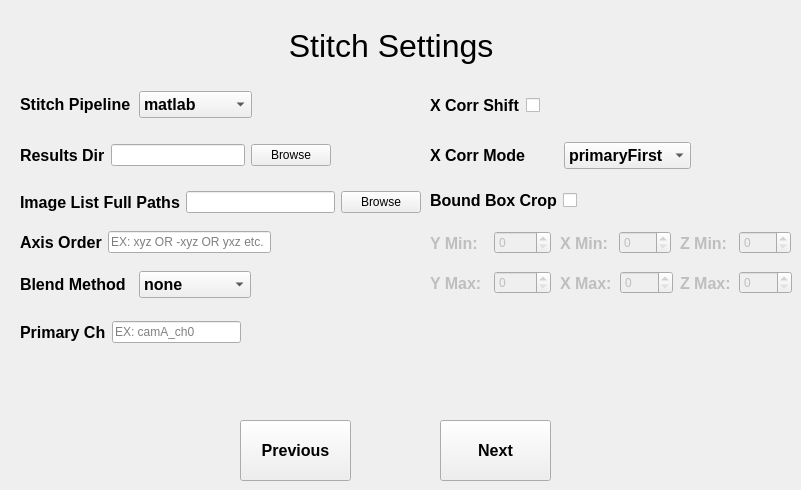
    <widget class="QWidget" name="Stitch">
     <attribute name="title">
      <string>Stitch</string>
     </attribute>
     <widget class="QLabel" name="stitchSettingsLabel">
      <property name="geometry">
       <rect>
        <x>280</x>
        <y>10</y>
        <width>251</width>
        <height>71</height>
       </rect>
      </property>
      <property name="font">
       <font>
        <pointsize>24</pointsize>
       </font>
      </property>
      <property name="text">
       <string> Stitch Settings</string>
      </property>
     </widget>
     <widget class="QPushButton" name="stitchPreviousButton">
      <property name="geometry">
       <rect>
        <x>240</x>
        <y>420</y>
        <width>111</width>
        <height>61</height>
       </rect>
      </property>
      <property name="font">
       <font>
        <pointsize>12</pointsize>
        <weight>75</weight>
        <bold>true</bold>
       </font>
      </property>
      <property name="text">
       <string>Previous</string>
      </property>
     </widget>
     <widget class="QPushButton" name="stitchNextButton">
      <property name="geometry">
       <rect>
        <x>440</x>
        <y>420</y>
        <width>111</width>
        <height>61</height>
       </rect>
      </property>
      <property name="font">
       <font>
        <pointsize>12</pointsize>
        <weight>75</weight>
        <bold>true</bold>
       </font>
      </property>
      <property name="text">
       <string>Next</string>
      </property>
     </widget>
     <widget class="QWidget" name="layoutWidget_4">
      <property name="geometry">
       <rect>
        <x>430</x>
        <y>190</y>
        <width>167</width>
        <height>21</height>
       </rect>
      </property>
      <layout class="QHBoxLayout" name="horizontalLayout_2">
       <item>
        <widget class="QLabel" name="boundBoxCropLabel">
         <property name="font">
          <font>
           <pointsize>12</pointsize>
           <weight>75</weight>
           <bold>true</bold>
          </font>
         </property>
         <property name="text">
          <string>Bound Box Crop</string>
         </property>
        </widget>
       </item>
       <item>
        <widget class="QCheckBox" name="boundBoxCheckBox">
         <property name="text">
          <string/>
         </property>
        </widget>
       </item>
      </layout>
     </widget>
     <widget class="QWidget" name="layoutWidget_5">
      <property name="geometry">
       <rect>
        <x>20</x>
        <y>320</y>
        <width>221</width>
        <height>25</height>
       </rect>
      </property>
      <layout class="QHBoxLayout" name="horizontalLayout_5">
       <item>
        <widget class="QLabel" name="primaryCHLabel">
         <property name="enabled">
          <bool>true</bool>
         </property>
         <property name="font">
          <font>
           <pointsize>12</pointsize>
           <weight>75</weight>
           <bold>true</bold>
          </font>
         </property>
         <property name="text">
          <string>Primary Ch</string>
         </property>
        </widget>
       </item>
       <item>
        <widget class="QLineEdit" name="primaryCHLineEdit">
         <property name="enabled">
          <bool>true</bool>
         </property>
         <property name="text">
          <string/>
         </property>
         <property name="maxLength">
          <number>32763</number>
         </property>
         <property name="alignment">
          <set>Qt::AlignLeading|Qt::AlignLeft|Qt::AlignVCenter</set>
         </property>
         <property name="placeholderText">
          <string>EX: camA_ch0</string>
         </property>
        </widget>
       </item>
      </layout>
     </widget>
     <widget class="QWidget" name="layoutWidget_11">
      <property name="geometry">
       <rect>
        <x>560</x>
        <y>230</y>
        <width>111</width>
        <height>26</height>
       </rect>
      </property>
      <layout class="QHBoxLayout" name="horizontalLayout_10">
       <item>
        <widget class="QLabel" name="boundBoxXMinLabel">
         <property name="enabled">
          <bool>false</bool>
         </property>
         <property name="font">
          <font>
           <pointsize>12</pointsize>
           <weight>75</weight>
           <bold>true</bold>
          </font>
         </property>
         <property name="text">
          <string>X Min:</string>
         </property>
        </widget>
       </item>
       <item>
        <widget class="QSpinBox" name="boundBoxXMinSpinBox">
         <property name="enabled">
          <bool>false</bool>
         </property>
        </widget>
       </item>
      </layout>
     </widget>
     <widget class="QWidget" name="layoutWidget_12">
      <property name="geometry">
       <rect>
        <x>680</x>
        <y>230</y>
        <width>111</width>
        <height>26</height>
       </rect>
      </property>
      <layout class="QHBoxLayout" name="horizontalLayout_11">
       <item>
        <widget class="QLabel" name="boundBoxZMinLabel">
         <property name="enabled">
          <bool>false</bool>
         </property>
         <property name="font">
          <font>
           <pointsize>12</pointsize>
           <weight>75</weight>
           <bold>true</bold>
          </font>
         </property>
         <property name="text">
          <string>Z Min:</string>
         </property>
        </widget>
       </item>
       <item>
        <widget class="QSpinBox" name="boundBoxZMinSpinBox">
         <property name="enabled">
          <bool>false</bool>
         </property>
        </widget>
       </item>
      </layout>
     </widget>
     <widget class="QWidget" name="layoutWidget_13">
      <property name="geometry">
       <rect>
        <x>430</x>
        <y>270</y>
        <width>121</width>
        <height>26</height>
       </rect>
      </property>
      <layout class="QHBoxLayout" name="horizontalLayout_12">
       <item>
        <widget class="QLabel" name="boundBoxYMaxLabel">
         <property name="enabled">
          <bool>false</bool>
         </property>
         <property name="font">
          <font>
           <pointsize>12</pointsize>
           <weight>75</weight>
           <bold>true</bold>
          </font>
         </property>
         <property name="text">
          <string>Y Max:</string>
         </property>
        </widget>
       </item>
       <item>
        <widget class="QSpinBox" name="boundBoxYMaxSpinBox">
         <property name="enabled">
          <bool>false</bool>
         </property>
        </widget>
       </item>
      </layout>
     </widget>
     <widget class="QWidget" name="layoutWidget_14">
      <property name="geometry">
       <rect>
        <x>560</x>
        <y>270</y>
        <width>113</width>
        <height>26</height>
       </rect>
      </property>
      <layout class="QHBoxLayout" name="horizontalLayout_13">
       <item>
        <widget class="QLabel" name="boundBoxXMaxLabel">
         <property name="enabled">
          <bool>false</bool>
         </property>
         <property name="font">
          <font>
           <pointsize>12</pointsize>
           <weight>75</weight>
           <bold>true</bold>
          </font>
         </property>
         <property name="text">
          <string>X Max:</string>
         </property>
        </widget>
       </item>
       <item>
        <widget class="QSpinBox" name="boundBoxXMaxSpinBox">
         <property name="enabled">
          <bool>false</bool>
         </property>
        </widget>
       </item>
      </layout>
     </widget>
     <widget class="QWidget" name="layoutWidget_15">
      <property name="geometry">
       <rect>
        <x>680</x>
        <y>270</y>
        <width>112</width>
        <height>26</height>
       </rect>
      </property>
      <layout class="QHBoxLayout" name="horizontalLayout_14">
       <item>
        <widget class="QLabel" name="boundBoxZMaxLabel">
         <property name="enabled">
          <bool>false</bool>
         </property>
         <property name="font">
          <font>
           <pointsize>12</pointsize>
           <weight>75</weight>
           <bold>true</bold>
          </font>
         </property>
         <property name="text">
          <string>Z Max:</string>
         </property>
        </widget>
       </item>
       <item>
        <widget class="QSpinBox" name="boundBoxZMaxSpinBox">
         <property name="enabled">
          <bool>false</bool>
         </property>
        </widget>
       </item>
      </layout>
     </widget>
     <widget class="QWidget" name="layoutWidget">
      <property name="geometry">
       <rect>
        <x>20</x>
        <y>140</y>
        <width>311</width>
        <height>31</height>
       </rect>
      </property>
      <layout class="QHBoxLayout" name="horizontalLayout_23">
       <item>
        <widget class="QLabel" name="resultsDirLabel">
         <property name="font">
          <font>
           <pointsize>12</pointsize>
           <weight>75</weight>
           <bold>true</bold>
          </font>
         </property>
         <property name="text">
          <string>Results Dir</string>
         </property>
        </widget>
       </item>
       <item>
        <widget class="QLineEdit" name="resultsDirLineEdit">
         <property name="text">
          <string/>
         </property>
         <property name="alignment">
          <set>Qt::AlignLeading|Qt::AlignLeft|Qt::AlignVCenter</set>
         </property>
        </widget>
       </item>
       <item>
        <widget class="QPushButton" name="resultsDirBrowseButton">
         <property name="text">
          <string>Browse</string>
         </property>
        </widget>
       </item>
      </layout>
     </widget>
     <widget class="QWidget" name="layoutWidget">
      <property name="geometry">
       <rect>
        <x>20</x>
        <y>190</y>
        <width>401</width>
        <height>25</height>
       </rect>
      </property>
      <layout class="QHBoxLayout" name="horizontalLayout_24">
       <item>
        <widget class="QLabel" name="imageListFullPathsLabel">
         <property name="font">
          <font>
           <pointsize>12</pointsize>
           <weight>75</weight>
           <bold>true</bold>
          </font>
         </property>
         <property name="text">
          <string>Image List Full Paths</string>
         </property>
        </widget>
       </item>
       <item>
        <widget class="QLineEdit" name="imageListFullPathsLineEdit">
         <property name="alignment">
          <set>Qt::AlignLeading|Qt::AlignLeft|Qt::AlignVCenter</set>
         </property>
        </widget>
       </item>
       <item>
        <widget class="QPushButton" name="imageListFullPathsBrowseButton">
         <property name="text">
          <string>Browse</string>
         </property>
        </widget>
       </item>
      </layout>
     </widget>
     <widget class="QWidget" name="layoutWidget">
      <property name="geometry">
       <rect>
        <x>20</x>
        <y>230</y>
        <width>251</width>
        <height>25</height>
       </rect>
      </property>
      <layout class="QHBoxLayout" name="horizontalLayout_25">
       <item>
        <widget class="QLabel" name="axisOrderLabel">
         <property name="font">
          <font>
           <pointsize>12</pointsize>
           <weight>75</weight>
           <bold>true</bold>
          </font>
         </property>
         <property name="text">
          <string>Axis Order</string>
         </property>
        </widget>
       </item>
       <item>
        <widget class="QLineEdit" name="axisOrderLineEdit">
         <property name="alignment">
          <set>Qt::AlignLeading|Qt::AlignLeft|Qt::AlignVCenter</set>
         </property>
         <property name="placeholderText">
          <string>EX: xyz OR -xyz OR yxz etc.</string>
         </property>
        </widget>
       </item>
      </layout>
     </widget>
     <widget class="QWidget" name="layoutWidget">
      <property name="geometry">
       <rect>
        <x>20</x>
        <y>270</y>
        <width>231</width>
        <height>29</height>
       </rect>
      </property>
      <layout class="QHBoxLayout" name="horizontalLayout_26">
       <item>
        <widget class="QLabel" name="blendMethodLabel">
         <property name="font">
          <font>
           <pointsize>12</pointsize>
           <weight>75</weight>
           <bold>true</bold>
          </font>
         </property>
         <property name="text">
          <string>Blend Method</string>
         </property>
        </widget>
       </item>
       <item>
        <widget class="QComboBox" name="blendMethodComboBox">
         <property name="font">
          <font>
           <pointsize>12</pointsize>
           <weight>75</weight>
           <bold>true</bold>
          </font>
         </property>
         <property name="editable">
          <bool>false</bool>
         </property>
         <property name="currentText">
          <string>none</string>
         </property>
         <item>
          <property name="text">
           <string>none</string>
          </property>
         </item>
         <item>
          <property name="text">
           <string>mean</string>
          </property>
         </item>
         <item>
          <property name="text">
           <string>median</string>
          </property>
         </item>
         <item>
          <property name="text">
           <string>max</string>
          </property>
         </item>
         <item>
          <property name="text">
           <string>feather</string>
          </property>
         </item>
        </widget>
       </item>
      </layout>
     </widget>
     <widget class="QWidget" name="layoutWidget">
      <property name="geometry">
       <rect>
        <x>430</x>
        <y>90</y>
        <width>127</width>
        <height>31</height>
       </rect>
      </property>
      <layout class="QHBoxLayout" name="horizontalLayout_27">
       <item>
        <widget class="QLabel" name="xCorrShiftLabel">
         <property name="font">
          <font>
           <pointsize>12</pointsize>
           <weight>75</weight>
           <bold>true</bold>
          </font>
         </property>
         <property name="text">
          <string>X Corr Shift</string>
         </property>
        </widget>
       </item>
       <item>
        <widget class="QCheckBox" name="xCorrShiftCheckBox">
         <property name="text">
          <string/>
         </property>
        </widget>
       </item>
      </layout>
     </widget>
     <widget class="QWidget" name="layoutWidget">
      <property name="geometry">
       <rect>
        <x>430</x>
        <y>140</y>
        <width>261</width>
        <height>31</height>
       </rect>
      </property>
      <layout class="QHBoxLayout" name="horizontalLayout_28">
       <item>
        <widget class="QLabel" name="xCorrModeLabel">
         <property name="font">
          <font>
           <pointsize>12</pointsize>
           <weight>75</weight>
           <bold>true</bold>
          </font>
         </property>
         <property name="text">
          <string>X Corr Mode</string>
         </property>
        </widget>
       </item>
       <item>
        <widget class="QComboBox" name="xCorrModeComboBox">
         <property name="font">
          <font>
           <pointsize>12</pointsize>
           <weight>75</weight>
           <bold>true</bold>
          </font>
         </property>
         <property name="editable">
          <bool>false</bool>
         </property>
         <property name="currentText">
          <string>primaryFirst</string>
         </property>
         <item>
          <property name="text">
           <string>primaryFirst</string>
          </property>
         </item>
         <item>
          <property name="text">
           <string>primary</string>
          </property>
         </item>
         <item>
          <property name="text">
           <string>all</string>
          </property>
         </item>
        </widget>
       </item>
      </layout>
     </widget>
     <widget class="QWidget" name="layoutWidget">
      <property name="geometry">
       <rect>
        <x>20</x>
        <y>90</y>
        <width>232</width>
        <height>29</height>
       </rect>
      </property>
      <layout class="QHBoxLayout" name="horizontalLayout_22">
       <item>
        <widget class="QLabel" name="stitchPipelineLabel">
         <property name="font">
          <font>
           <pointsize>12</pointsize>
           <weight>75</weight>
           <bold>true</bold>
          </font>
         </property>
         <property name="text">
          <string>Stitch Pipeline</string>
         </property>
        </widget>
       </item>
       <item>
        <widget class="QComboBox" name="stitchPipelineComboBox">
         <property name="font">
          <font>
           <pointsize>12</pointsize>
           <weight>75</weight>
           <bold>true</bold>
          </font>
         </property>
         <property name="editable">
          <bool>false</bool>
         </property>
         <property name="currentText">
          <string>matlab</string>
         </property>
         <item>
          <property name="text">
           <string>matlab</string>
          </property>
         </item>
         <item>
          <property name="text">
           <string>zarr</string>
          </property>
         </item>
        </widget>
       </item>
      </layout>
     </widget>
     <widget class="QWidget" name="layoutWidget">
      <property name="geometry">
       <rect>
        <x>430</x>
        <y>230</y>
        <width>121</width>
        <height>26</height>
       </rect>
      </property>
      <layout class="QHBoxLayout" name="horizontalLayout">
       <item>
        <widget class="QLabel" name="boundBoxYMinLabel">
         <property name="enabled">
          <bool>false</bool>
         </property>
         <property name="font">
          <font>
           <pointsize>12</pointsize>
           <weight>75</weight>
           <bold>true</bold>
          </font>
         </property>
         <property name="text">
          <string>Y Min:</string>
         </property>
        </widget>
       </item>
       <item>
        <widget class="QSpinBox" name="boundBoxYMinSpinBox">
         <property name="enabled">
          <bool>false</bool>
         </property>
        </widget>
       </item>
      </layout>
     </widget>
    </widget>
